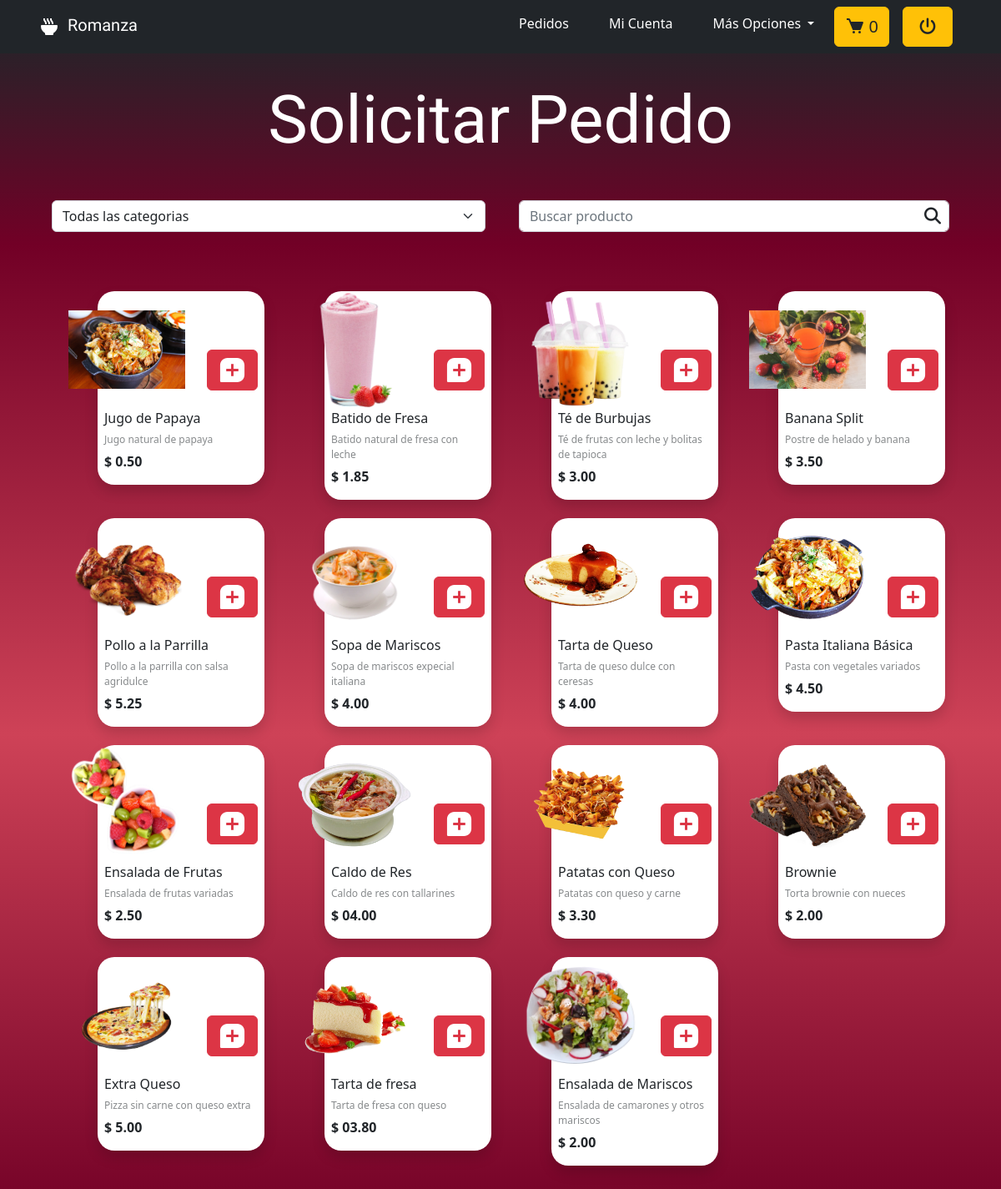
Screenshot of /index.php?romanza=pedidos (signed in) with the database file from the repository.
### tables this page shows
CREATE TABLE `producto` (
  `id_producto` int(11) NOT NULL,
  `nombre` varchar(45) NOT NULL,
  `descripcion` varchar(100) NOT NULL,
  `imagen` varchar(100) DEFAULT NULL,
  `precio` text NOT NULL,
  `estatus` varchar(45) NOT NULL,
  `id_categoria` int(11) NOT NULL,
  `fecha_registro` date NOT NULL
);

### controladores/navegacion.php (called while the page is built)
<?php
    class ControladorDeNavegacion {
        static public function plantilla() {
            include ('vistas/plantilla.php');
        }
        static public function enlacesPaginasC() {
            if (isset($_GET['romanza'])) {
                $modulo = $_GET['romanza'];
            } else {
                $modulo = 'index';
            }
            $respuesta = ModeloDeNavegacion::enlacesPaginasM($modulo);
            include $respuesta;
        }
    }
?>

### index.php (called while the page is built)
<?php
    require_once ('controladores/navegacion.php');
    require_once ('modelos/navegacion.php');
    $mvc = new ControladorDeNavegacion;
    $mvc -> plantilla();
?>

### modelos/conexion.php (called while the page is built, shortened)
<?php
    class Conexion {
        public $servidor = "localhost";
        private $usuario = "root";
        private $password = "";
        private $bd = "romanza";
        private $conexion;
        public function __construct () {
            $this->conexion = new mysqli($this->servidor, $this->usuario, $this->password, $this->bd);
            mysqli_query($this->conexion, "SET NAMES 'utf8'");
        }
        public function conectar () {
            return $this->conexion;
        }
    }
?>

### controladores/Productos.php (called while the page is built, shortened)
<?php
    class Productos extends Conexion {
        public function __construct () {
            $this->conexion = new Conexion();
            $this->conexion = $this->conexion->conectar();
        }
        public function activosPdt () {
            $sql = mysqli_query($this->conexion, "SELECT * FROM producto WHERE estatus = 'activo'");
            return $sql;
        }
    }
?>

### vistas/modulos/pedidos.php (the view, shortened to what this page needs)
<?php
    $productos = new Productos();
    $datos = $productos->activosPdt();
?>
<section class="pedidos py-5">
    <h1 class="text-center text-white my-5 display-1 inicio__titulo"> Solicitar Pedido </h1>
    <div class="container mb-5">
        <form class="pedidos__formulario">
            <select class="form-select pedidos__formulario-campo" aria-label="Default select example" id="buscar-cat" onchange="buscarCat()">
                <option selected value="0">Todas las categorias</option>
            </select>
			<div class="pedidos__formulario-campo pedidos__formulario-campo-s">
                <input type="text" class="form-control" id="buscar-pdt" placeholder="Buscar producto" onkeyup="buscarPdt()">
                <i class="fa-solid fa-magnifying-glass pedidos__formulario-campo-i"></i>
            </div>
		</form>
    </div>
    <article class="container">
        <table class="pedidos__cartas-cont">
            <thead>
                <tr>
                    <th></th>
                </tr>
            </thead>
            <tbody class="container pedidos__cartas" id="the_tabla_body">
                <?php
                    while ($resultado = mysqli_fetch_array($datos)) {
                        ?>
                            <tr>
                                <td>
                                    <div class="pedidos__producto categoria">
                                        <form id="formulario" name="formulario" method="POST" action="vistas/../index.php?romanza=carta" >
                                            <div class="pedidos__producto-img">
                                                <img src="vistas/../publico/activos/pedidos/<?= $resultado['imagen'] ?>" alt="Producto ROMANZA">
                                            </div>
                                            <div class="pedidos__card-contenido shadow px-2">
                                                <button type="submit" class="btn btn-danger pedidos__card-detalles"> <img src="vistas/../publico/activos/iconos/add-claro.svg" alt="Añadir al Carrito" class="pedidos__card-detalles-img"> </button>
                                                <p class="pedidos__card-nombre"><?= $resultado['nombre'] ?></p>
                                                <span class="pedidos__card-descripcion carrito__categoria-producto"> <?= $resultado['descripcion'] ?> </span>
                                                <p class="pedidos__card-precio mb-3">$ <?= $resultado['precio'] ?></p>
                                            </div>
                                        </form>
                                    </div>
                                </td>
                            </tr>
                        <?php
                    }
                ?>
            </tbody>
        </table>
    </article>
</section>

### vistas/encabezado.php (shortened to what this page needs)
<!DOCTYPE html>
<html lang="es">
<head>
    <link rel="stylesheet" href="vistas/../publico/css/normalizar.css">
    <link rel="stylesheet" href="vistas/../DataTables/datatables.min.css">
    <link rel="stylesheet" href="vistas/../DataTables/DataTables-1.12.1/css/dataTables.bootstrap5.min.css">
    <link rel="stylesheet" href="vistas/../bootstrap/css/bootstrap.min.css">
    <link rel="stylesheet" href="vistas/../publico/css/estilos.css">
</head>
<body>

### vistas/plantilla.php (shortened to what this page needs)
<?php
    include ('encabezado.php');
    require_once ('vistas/../controladores/navegacion.php');
    require_once ('vistas/../modelos/navegacion.php');
    require_once ('vistas/../modelos/Conexion.php');
?>
<header>
    <?php
        $header = new Header();
            ?>
</header>
<main>
    <?php
        $modulo = new ControladorDeNavegacion();
        $modulo -> enlacesPaginasC();
    ?>
</main>
<?php
    include ('pie-pagina.php');
?>

### controladores/Header.php (shortened to what this page needs)
<?php
    class Header extends Conexion {
        public function header () {
            if (!isset($_SESSION['id_rol'])) {
                include ('controladores/../vistas/parciales/header-inicio.html');
            } else {
                if ($_SESSION['id_rol'] == 1) {
                    include ('controladores/../vistas/parciales/header-administrador.html');
                } else if ($_SESSION['id_rol'] == 2) {
                    include ('controladores/../vistas/parciales/header-encargado.html');
                } else if ($_SESSION['id_rol'] == 3) {
                    include ('controladores/../vistas/parciales/header-cliente.php');
                }
            }
        }
    }
?>

### vistas/parciales/header-cliente.php (shortened to what this page needs)
<?php
    if (isset($_SESSION['id_rol'])) {
        if ($_SESSION['id_rol'] == 3) {
            if (!isset($total_cantidad)) {$total_cantidad = '0'; }
        }
    }
?>
<nav class="navbar navbar-dark bg-dark fixed-top navbar-expand-lg">
    <div class="container">
        <a href="index.php" class="navbar-brand header__titulo"> <img src="vistas/../publico/activos/iconos/icono-claro.svg" alt="Logo ROMANZA" class="header__logo"> Romanza </a>
        <div class="collapse navbar-collapse" id="navbarNav">
            <ul class="navbar-nav">
                <li class="nav-item mx-3"> <a href="index.php?romanza=pedidos" class="nav-link text-white"> Pedidos </a> </li>
                <li class="nav-item mx-3"> <a href="index.php?romanza=mi-cuenta" class="nav-link text-white"> Mi Cuenta </a> </li>
                <li class="nav-item dropdown mx-3">
                    <a class="nav-link dropdown-toggle text-white" href="#" role="button" data-bs-toggle="dropdown" aria-expanded="false">
                        Más Opciones
                    </a>
                </li>
                <button type="button" class="header__btn btn btn-warning" data-bs-toggle="modal" data-bs-target="#exampleModal">
                    <img src="vistas/../publico/activos/iconos/carrito-oscuro.svg" alt="Mi Carrito" class="header__carrito"> <span class="header__carrito-cuenta"><?= $total_cantidad ?></span>
                </button>
                <li class="nav-item mx-3">
                    <form action="#" method="POST">
                        <button type="submit" name="salir" class="header__btn btn btn-warning nav-link header__salir"> <i class="fa-solid fa-power-off"></i> </button>
                    </form>
                </li>
            </ul>
        </div>
    </div>
</nav>

### vistas/pie-pagina.php (shortened to what this page needs)
</body>
</html>

### publico/css/estilos.css (style rules this page uses)
:root { --fuente-titulos: 'Satisfy', cursive; --negro: rgb(0, 0, 0); --blanco: rgb(255, 255, 255); --gris-oscuro: rgb(33, 37, 41); --gris-medio: rgb(135, 138, 140); --gris-claro: rgb(214, 214, 215); --rojo-cta: rgb(220, 53, 69); --amarillo-cta: rgb(255, 193, 7); --sombra-clara: rgba(255, 255, 255, .2); --sombra-oscura: rgba(0, 0, 0, .2); --sombra-roja: rgba(220, 53, 69, .5); --sombra-verde: rgb(30, 209, 45, .5); --fondo-degradado: linear-gradient(#212529 2%, #720026 20%, #ce4257 60%, #720026 100%); --verde-correcto: #1ed12d; --rojo-incorrecto: #bb2929; }
body { background-color: var(--gris-oscuro); }
.header__logo { margin: 5px; }
.header__titulo { font-family: var(--fuente-titulos); }
.header__btn { color: var(--gris-oscuro); }
.header__carrito { font-size: 20px; margin-top: -8px; }
.header__carrito-cuenta { font-size: 20px; }
.header__salir { width: 60px; font-size: 20px; }
.inicio__titulo { font-family: var(--fuente-titulos); }
.pedidos { background-image: var(--fondo-degradado); background-attachment: fixed; background-size: cover; min-height: 100vh; }
.pedidos__cartas-cont { margin-left: auto; margin-right: auto; }
.pedidos__cartas { display: grid; grid-template-columns: repeat(auto-fit, minmax(250px, 1fr)); grid-auto-rows: minmax(200px, auto); gap: 20px; padding: 20px; grid-auto-flow: dense; }
.pedidos__producto { width: 250px; height: 200px; margin: 0 auto; padding-left: 15px; }
.pedidos__producto-img { position: absolute; margin: 0 auto; width: 140px; height: 140px; overflow: hidden; }
.pedidos__producto-img img { object-fit: contain; width: 100%; height: 100%; }
.pedidos__card-contenido { float: right; width: 200px; background-color: var(--blanco); border-radius: 20px; }
.pedidos__card-detalles { display: flex; align-items: center; justify-content: center; float: right; margin: 70px 0 0 98px; }
.pedidos__card-detalles-img { display: block; }
.pedidos__card-nombre { margin: 140px 0 0 0; }
.pedidos__card-descripcion { display: block; margin-top: 5px; margin-bottom: 5px; }
.pedidos__card-precio { font-weight: 800; }
.pedidos__formulario { display: flex; width: 100%; }
.pedidos__formulario-campo { width: 50%; margin: 0 20px; }
.pedidos__formulario-campo-s { position: relative; }
.pedidos__formulario-campo-i { position: absolute; right: 10px; bottom: 9px; z-index: 100; color: var(--gris-oscuro); font-size: 20px; }
.carrito__categoria-producto { font-size: 12px; color: var(--gris-medio); }

### rows the page displays
producto: imagen (picture), nombre "Jugo de Papaya", descripcion "Jugo natural de papaya", precio "0.50"
producto: imagen (picture), nombre "Batido de Fresa", descripcion "Batido natural de fresa con leche", precio "1.85"
producto: imagen (picture), nombre "Té de Burbujas", descripcion "Té de frutas con leche y bolitas de tapioca", precio "3.00"
producto: imagen (picture), nombre "Banana Split", descripcion "Postre de helado y banana", precio "3.50"
producto: imagen (picture), nombre "Pollo a la Parrilla", descripcion "Pollo a la parrilla con salsa agridulce", precio "5.25"
producto: imagen (picture), nombre "Sopa de Mariscos", descripcion "Sopa de mariscos expecial italiana", precio "4.00"
producto: imagen (picture), nombre "Tarta de Queso", descripcion "Tarta de queso dulce con ceresas", precio "4.00"
producto: imagen (picture), nombre "Pasta Italiana Básica", descripcion "Pasta con vegetales variados", precio "4.50"
producto: imagen (picture), nombre "Ensalada de Frutas", descripcion "Ensalada de frutas variadas", precio "2.50"
producto: imagen (picture), nombre "Caldo de Res", descripcion "Caldo de res con tallarines", precio "04.00"
producto: imagen (picture), nombre "Patatas con Queso", descripcion "Patatas con queso y carne", precio "3.30"
producto: imagen (picture), nombre "Brownie", descripcion "Torta brownie con nueces", precio "2.00"
producto: imagen (picture), nombre "Extra Queso", descripcion "Pizza sin carne con queso extra", precio "5.00"
producto: imagen (picture), nombre "Tarta de fresa", descripcion "Tarta de fresa con queso", precio "03.80"
producto: imagen (picture), nombre "Ensalada de Mariscos", descripcion "Ensalada de camarones y otros mariscos", precio "2.00"

### other values shown
$total_cantidad "0"
